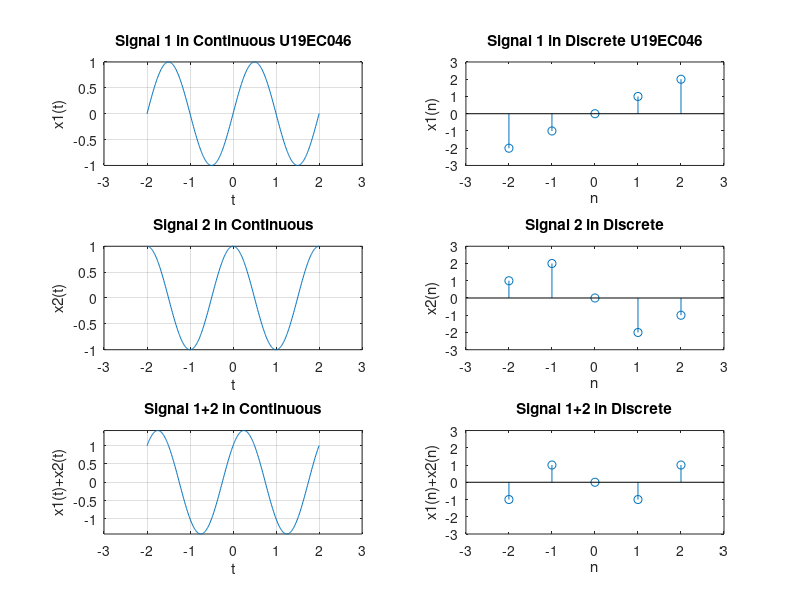

Source code (MATLAB):
clc;
close all;

%% 
%For Continuous Part

%Defining time window
t1=-2:0.01:2;
t2=-2:0.01:2;

%Defining Signals
x1=sin(pi*t1);
x2=cos(pi*t2);

%Plotting signal 1
subplot(3,2,1);
plot(t1,x1);
xlabel('t');
ylabel('x1(t)');
grid on;
axis([-3 3 -1 1]);
title('Signal 1 in Continuous U19EC046');

%Plotting signal 2
subplot(3,2,3);
plot(t1,x2);
xlabel('t');
ylabel('x2(t)');
grid on;
axis([-3 3 -1 1]);
title('Signal 2 in Continuous');

%Plotting summation of signals
x3=x1+x2;
subplot(3,2,5);
plot(t1,x3);
xlabel('t');
ylabel('x1(t)+x2(t)');
grid on;
axis([-3 3 -1.414 1.414]);
title('Signal 1+2 in Continuous');

%%

%For Discrete Part

%time window
n1=-2:1:2;
n2=-2:1:2;

%defining input signal
x1=[-2 -1 0 1 2];
x2=[1 2 0 -2 -1];

%Plotting signal 1
subplot(3,2,2);
stem(n1,x1);
xlabel('n');
ylabel('x1(n)');
axis([-3 3 -3 3]);
title('Signal 1 in Discrete U19EC046');

%Plotting signal 2
subplot(3,2,4);
stem(n2,x2);
xlabel('n');
ylabel('x2(n)');
axis([-3 3 -3 3]);
title('Signal 2 in Discrete');

%Plotting summation of signals
y=x1+x2;
subplot(3,2,6);
stem(n1,y);
xlabel('n');
ylabel('x1(n)+x2(n)');
axis([-3 3 -3 3]);
title('Signal 1+2 in Discrete');